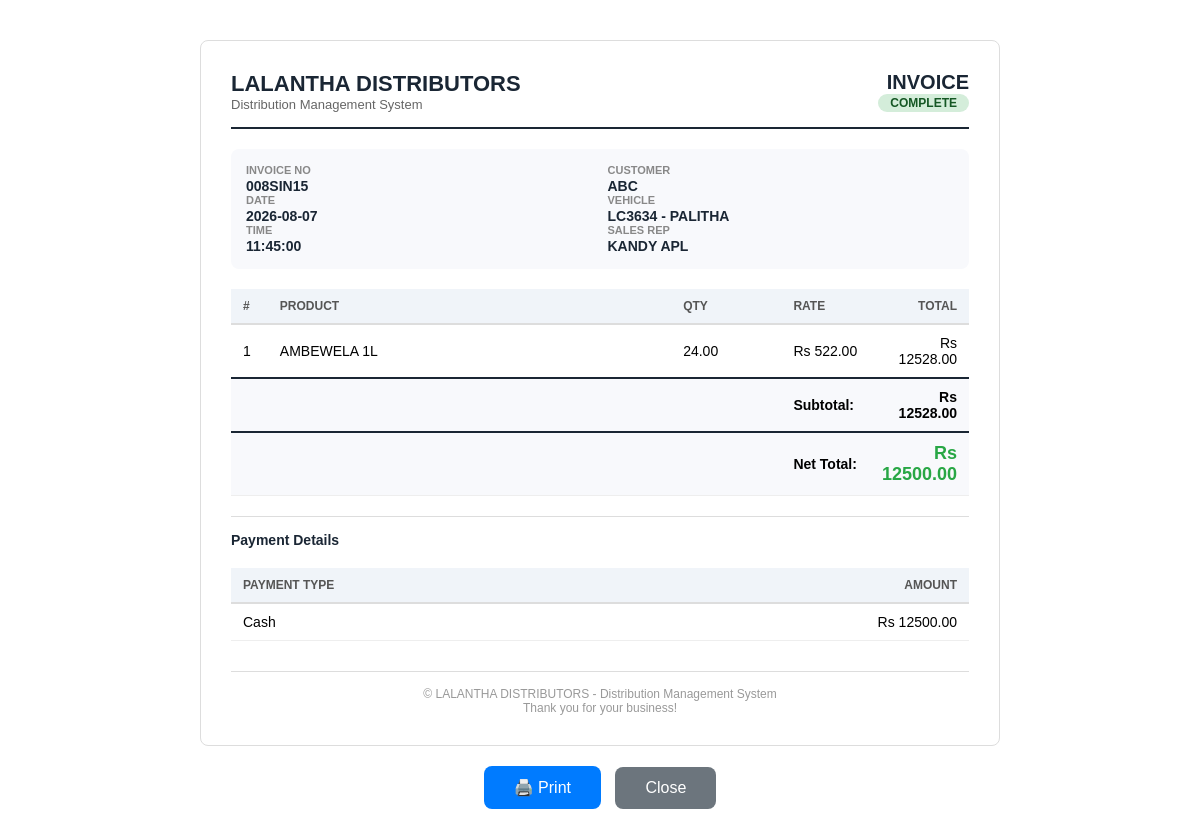
Page /sales-print/33/ (signed in) on the committed database.
### core/models.py (models this page shows, shortened)
class SalesBill(models.Model):
    STATUS_CHOICES = [
        ('DRAFT', 'Draft'),
        ('PENDING', 'Pending'),      # ✅ ADD THIS
        ('COMPLETED', 'Completed'),
        ('CANCELLED', 'Cancelled'),
    ]
    status = models.CharField(max_length=20, choices=STATUS_CHOICES, default='DRAFT')
    """Header of the sales bill"""
    vehicle = models.ForeignKey(Vehicle, on_delete=models.CASCADE, related_name='bills')
    date = models.DateField(default=date.today)  # ✅ No max/min restrictions
    shop_name = models.CharField(max_length=255)
    shop_code = models.CharField(max_length=50, blank=True, null=True)
    invoice_no = models.CharField(max_length=100, unique=True)
    subtotal = models.DecimalField(max_digits=12, decimal_places=2, default=0)
    discount_total = models.DecimalField(max_digits=12, decimal_places=2, default=0)
    net_total = models.DecimalField(max_digits=12, decimal_places=2, default=0)
    created_at = models.DateTimeField(auto_now_add=True)
    rep = models.ForeignKey('Employee', on_delete=models.SET_NULL, null=True, blank=True, related_name='sales_bills')
    status = models.CharField(max_length=20, choices=[
        ('DRAFT', 'Draft'),
        ('PENDING', 'Pending'),
        ('COMPLETED', 'Completed'),
        ('CANCELLED', 'Cancelled'),
    ], default='DRAFT')
    completed_at = models.DateTimeField(null=True, blank=True)
    completed_by = models.ForeignKey(User, on_delete=models.SET_NULL, null=True, blank=True, related_name='completed_bills')
    RETURN_TYPES = [
        ('NONE', 'No Return'),
        ('GOOD', 'Good Return'),
        ('BAD', 'Bad Return'),
    ]
    is_return = models.BooleanField(default=False)
    return_type = models.CharField(max_length=10, choices=RETURN_TYPES, default='NONE')
    return_reason = models.CharField(max_length=50, blank=True, null=True)
    session = models.ForeignKey(
        'DailySession',
        on_delete=models.SET_NULL,
        null=True,
        blank=True,
        related_name='sales_bills'
    )
    foc_value = models.DecimalField(max_digits=12, decimal_places=2, default=0)  # Track FOC value
    bill_discount_type = models.CharField(max_length=20, choices=[
        ('PERCENTAGE', 'Percentage'),
        ('FIXED', 'Fixed Amount'),
    ], null=True, blank=True)
    bill_discount_value = models.DecimalField(max_digits=10, decimal_places=2, default=0)
    bill_discount_amount = models.DecimalField(max_digits=12, decimal_places=2, default=0)  # Calculated

class Vehicle(models.Model):
    VEHICLE_TYPES = [
        ('Lorry', 'Lorry'),
        ('Van', 'Van'),
        ('Truck', 'Truck'),
        ('Pickup', 'Pickup'),
        ('Tractor', 'Tractor'),
        ('Other', 'Other'),
    ]
    FUEL_TYPES = [
        ('Petrol', 'Petrol'),
        ('Diesel', 'Diesel'),
        ('Electric', 'Electric'),
        ('Hybrid', 'Hybrid'),
    ]
    STATUS_CHOICES = [
        ('ACTIVE', 'Active'),
        ('INACTIVE', 'Inactive'),
        ('MAINTENANCE', 'Under Maintenance'),
    ]
    vehicle_number = models.CharField(max_length=50, unique=True, help_text="e.g., LC-3634")
    vehicle_type = models.CharField(max_length=20, choices=VEHICLE_TYPES, default='Lorry')
    driver_name = models.CharField(max_length=100, help_text="Current driver name")
    is_active = models.BooleanField(default=True)
    status = models.CharField(max_length=20, choices=STATUS_CHOICES, default='ACTIVE')
    registration_number = models.CharField(max_length=50, blank=True, null=True)
    registration_expiry = models.DateField(null=True, blank=True)
    insurance_expiry = models.DateField(null=True, blank=True)
    last_service_date = models.DateField(null=True, blank=True)
    mileage = models.DecimalField(max_digits=12, decimal_places=2, null=True, blank=True, help_text="Current odometer reading")
    fuel_type = models.CharField(max_length=20, choices=FUEL_TYPES, default='Diesel')
    capacity = models.DecimalField(max_digits=10, decimal_places=2, null=True, blank=True, help_text="Weight capacity in tons or volume in liters")
    notes = models.TextField(blank=True, null=True)
    purchase_date = models.DateField(null=True, blank=True)
    purchase_price = models.DecimalField(max_digits=12, decimal_places=2, null=True, blank=True)
    current_value = models.DecimalField(max_digits=12, decimal_places=2, null=True, blank=True, help_text="Optional depreciated value")
    created_at = models.DateTimeField(auto_now_add=True)
    updated_at = models.DateTimeField(auto_now=True)
    class Meta:
        ordering = ['vehicle_number']

class Employee(models.Model):
    POSITION_CHOICES = [
        ('Rep', 'Sales Representative'),
        ('Driver', 'Driver'),
        ('Helper', 'Helper'),
        ('Accountant', 'Accountant'),
        ('Other', 'Other'),
    ]
    name = models.CharField(max_length=200)
    position = models.CharField(max_length=20, choices=POSITION_CHOICES)
    phone = models.CharField(max_length=20, blank=True, null=True)
    email = models.EmailField(blank=True, null=True)
    address = models.TextField(blank=True, null=True)
    hire_date = models.DateField(null=True, blank=True)
    salary = models.DecimalField(max_digits=10, decimal_places=2, null=True, blank=True)
    notes = models.TextField(blank=True, null=True)
    is_active = models.BooleanField(default=True)
    created_at = models.DateTimeField(auto_now_add=True)
    updated_at = models.DateTimeField(auto_now=True)
    rep_invoice_counter = models.IntegerField(default=0, help_text="Last invoice number used for this Rep")
    rep_code = models.CharField(max_length=50, blank=True, null=True)
    created_at = models.DateTimeField(auto_now_add=True)
    updated_at = models.DateTimeField(auto_now=True)

class SalesItem(models.Model):
    bill = models.ForeignKey(SalesBill, on_delete=models.CASCADE, related_name='items')
    product = models.ForeignKey(Product, on_delete=models.CASCADE)
    quantity = models.DecimalField(max_digits=12, decimal_places=2)
    rate = models.DecimalField(max_digits=12, decimal_places=2)
    total = models.DecimalField(max_digits=12, decimal_places=2)
    is_foc = models.BooleanField(default=False)
    discount_type = models.CharField(max_length=20, choices=[
        ('PERCENTAGE', 'Percentage'),
        ('FIXED', 'Fixed Amount'),
    ], null=True, blank=True)
    discount_value = models.DecimalField(max_digits=10, decimal_places=2, default=0)
    discounted_rate = models.DecimalField(max_digits=12, decimal_places=2, default=0)
    RETURN_TYPES = [
        ('NONE', 'No Return'),
        ('GOOD', 'Good Return'),
        ('BAD', 'Bad Return'),
    ]
    is_return = models.BooleanField(default=False)
    return_type = models.CharField(max_length=10, choices=SalesBill.RETURN_TYPES, default='NONE')
    return_reason = models.CharField(max_length=50, blank=True, null=True)

class Product(models.Model):
    name = models.CharField(max_length=200)
    code = models.CharField(max_length=50, unique=True)
    category = models.ForeignKey('Category', on_delete=models.SET_NULL, null=True, blank=True)
    unit = models.CharField(max_length=20)
    cost_price = models.DecimalField(max_digits=15, decimal_places=2, default=0)
    selling_price = models.DecimalField(max_digits=15, decimal_places=2, default=0)
    description = models.TextField(blank=True, null=True)
    notes = models.TextField(blank=True, null=True)
    is_active = models.BooleanField(default=True)
    created_at = models.DateTimeField(auto_now_add=True)
    updated_at = models.DateTimeField(auto_now=True)

class Payment(models.Model):
    PAYMENT_TYPES = [
        ('Cash', 'Cash'),
        ('Credit', 'Credit'),
        ('Cheque', 'Cheque'),
    ]
    bill = models.ForeignKey(SalesBill, on_delete=models.CASCADE, related_name='payments')
    type = models.CharField(max_length=10, choices=PAYMENT_TYPES)
    amount = models.DecimalField(max_digits=12, decimal_places=2)
    is_reversed = models.BooleanField(default=False)
    reversed_at = models.DateTimeField(blank=True, null=True)
    reversed_by = models.ForeignKey(User, on_delete=models.SET_NULL, null=True, blank=True, related_name='reversed_payments')
    reversed_cheque = models.ForeignKey('Cheque', on_delete=models.SET_NULL, null=True, blank=True)

### core/decorators.py (the view)
        def wrapper(request, *args, **kwargs):
            if not request.user.is_authenticated:
                messages.error(request, 'Please login first.')
                return redirect('/login/')  # ✅ Always returns
            try:
                profile = request.user.profile
                if profile.has_permission(permission):
                    return view_func(request, *args, **kwargs)  # ✅ Returns view response
                else:
                    messages.error(request, f'You do not have permission to access this page. Required: {permission}')
                    return redirect('/reports/')  # ✅ Always returns
            except UserProfile.DoesNotExist:
                messages.error(request, 'User profile not found. Please contact admin.')
                return redirect('/logout/')  # ✅ Always returns

### core/context_processors.py (called while the page is built)
def cache_version(request):
    return {
        'cache_version': settings.CACHE_VERSION
    }

### core/models.py (called while the page is built, shortened)
    def has_permission(self, permission):
        if self.role == 'Admin':
            return True
        elif self.role == 'Viewer':
            return permission in ['view_reports', 'view_products']
        return False

### core/views.py (called while the page is built)
@login_required
@permission_required('view_sales')
def sales_print(request, bill_id):
    bill = get_object_or_404(SalesBill, id=bill_id)
    items = bill.items.all().select_related('product')
    payments = bill.payments.all()
    if payments.exists():
        payment_types = [p.type for p in payments]
        if 'Credit' in payment_types and 'Cash' not in payment_types and 'Cheque' not in payment_types:
            status = 'CREDIT'
        elif 'Cash' in payment_types or 'Cheque' in payment_types:
            status = 'COMPLETE'
        else:
            status = 'PENDING'
    else:
        status = 'PENDING'
    context = {
        'bill': bill,
        'items': items,
        'payments': payments,
        'status': status,
    }
    return render(request, 'core/sales_print.html', context)

### core/templates/core/sales_print.html (shortened to what this page needs)
<!DOCTYPE html>
<html>
<head>
</head>
<body>
<div class="invoice-container">
    <div class="header">
        <div class="company">
            <h1>LALANTHA DISTRIBUTORS</h1>
            <div class="sub">Distribution Management System</div>
        </div>
        <div class="invoice-title">
            <h2>INVOICE</h2>
            <div class="status">
                <span class="badge {{ status|lower }}">{{ status }}</span>
            </div>
        </div>
    </div>
    <div class="info-grid">
        <div>
            <div class="item">
                <div class="label">Invoice No</div>
                <div class="value">{{ bill.invoice_no }}</div>
            </div>
            <div class="item">
                <div class="label">Date</div>
                <div class="value">{{ bill.date|date:"Y-m-d" }}</div>
            </div>
            <div class="item">
                <div class="label">Time</div>
                <div class="value">{{ bill.created_at|date:"H:i:s" }}</div>
            </div>
        </div>
        <div>
            <div class="item">
                <div class="label">Customer</div>
                <div class="value">{{ bill.shop_name|default:"-" }}</div>
            </div>
            <div class="item">
                <div class="label">Vehicle</div>
                <div class="value">{{ bill.vehicle.vehicle_number }} - {{ bill.vehicle.driver_name }}</div>
            </div>
            <div class="item">
                <div class="label">Sales Rep</div>
                <div class="value">{{ bill.rep.name|default:"-" }}</div>
            </div>
        </div>
    </div>
    <table>
        <thead>
            <tr>
                <th style="width:5%;">#</th>
                <th style="width:55%;">Product</th>
                <th style="width:15%;">Qty</th>
                <th style="width:12%;">Rate</th>
                <th style="width:13%;">Total</th>
            </tr>
        </thead>
        <tbody>
            {% for item in items %}
            <tr>
                <td>{{ forloop.counter }}</td>
                <td>
                    {{ item.product.name }}
                </td>
                <td>{{ item.quantity|floatformat:2 }}</td>
                <td>Rs {{ item.rate|floatformat:2 }}</td>
                <td>Rs {{ item.total|floatformat:2 }}</td>
            </tr>
            {% endfor %}
            <tr class="total-row">
                <td colspan="3"></td>
                <td>Subtotal:</td>
                <td>Rs {{ bill.subtotal|floatformat:2 }}</td>
            </tr>
            <tr class="total-row" style="font-size:16px;">
                <td colspan="3"></td>
                <td><strong>Net Total:</strong></td>
                <td style="color:#28a745; font-size:18px;"><strong>Rs {{ bill.net_total|floatformat:2 }}</strong></td>
            </tr>
        </tbody>
    </table>
    {% if payments %}
    <div class="payments-section">
        <h4>Payment Details</h4>
        <table>
            <thead>
                <tr>
                    <th>Payment Type</th>
                    <th style="text-align:right;">Amount</th>
                </tr>
            </thead>
            <tbody>
                {% for p in payments %}
                <tr>
                    <td>{{ p.type }}</td>
                    <td style="text-align:right;">Rs {{ p.amount|floatformat:2 }}</td>
                </tr>
                {% endfor %}
            </tbody>
        </table>
    </div>
    {% endif %}
    <div class="footer">
        &copy; LALANTHA DISTRIBUTORS - Distribution Management System<br>
        Thank you for your business!
    </div>
</div>
<div class="no-print" style="text-align:center; margin-top:20px;">
    <button onclick="window.print()" style="padding:12px 30px; background:#007bff; color:white; border:none; border-radius:8px; font-size:16px; cursor:pointer;">🖨️ Print</button>
    <button onclick="window.close()" style="padding:12px 30px; background:#6c757d; color:white; border:none; border-radius:8px; font-size:16px; cursor:pointer; margin-left:10px;">Close</button>
</div>
</body>
</html>

### core/templates/core/sales_print.html (style rules this page uses)
* { margin: 0; padding: 0; box-sizing: border-box; }
body { font-family: Arial, sans-serif; background: white; padding: 40px; }
.invoice-container { max-width: 800px; margin: 0 auto; border: 1px solid #ddd; padding: 30px; border-radius: 8px; }
.header { display: flex; justify-content: space-between; align-items: center; border-bottom: 2px solid #1a2634; padding-bottom: 15px; margin-bottom: 20px; }
.header .company h1 { font-size: 22px; color: #1a2634; }
.header .company .sub { font-size: 13px; color: #666; }
.header .invoice-title { text-align: right; }
.header .invoice-title h2 { font-size: 20px; color: #1a2634; }
.header .invoice-title .status { font-size: 13px; }
.info-grid { display: grid; grid-template-columns: 1fr 1fr; gap: 15px; margin-bottom: 20px; padding: 15px; background: #f8f9fc; border-radius: 8px; }
.info-grid .item .label { font-size: 11px; color: #888; text-transform: uppercase; font-weight: 600; }
.info-grid .item .value { font-size: 14px; font-weight: 600; color: #1a2634; margin-top: 2px; }
table { width: 100%; border-collapse: collapse; margin: 20px 0; }
table th { background: #f0f4f9; padding: 10px 12px; text-align: left; font-size: 12px; text-transform: uppercase; color: #555; border-bottom: 2px solid #ddd; }
table td { padding: 10px 12px; border-bottom: 1px solid #eee; font-size: 14px; }
table td:last-child, table th:last-child { text-align: right; }
.total-row { font-weight: 700; background: #f8f9fc; }
.total-row td { border-top: 2px solid #1a2634; }
.payments-section { margin-top: 20px; padding-top: 15px; border-top: 1px solid #ddd; }
.payments-section h4 { font-size: 14px; color: #1a2634; margin-bottom: 10px; }
.footer { margin-top: 30px; padding-top: 15px; border-top: 1px solid #ddd; text-align: center; font-size: 12px; color: #999; }
.badge { display: inline-block; padding: 2px 12px; border-radius: 12px; font-size: 12px; font-weight: 600; }
.badge.complete { background: #d4edda; color: #155724; }

### rows in the picture
SalesBill: invoice_no "008SIN15", date "2026-08-07", created_at "11:45:00", shop_name "ABC", vehicle.vehicle_number "LC3634", vehicle.driver_name "PALITHA", rep.name "KANDY APL", subtotal "12528.00", net_total "12500.00"
SalesItem: product.name "AMBEWELA 1L", quantity "24.00", rate "522.00", total "12528.00"
Payment: type "Cash", amount "12500.00"

### other values in the picture
{{ status }} "COMPLETE"
